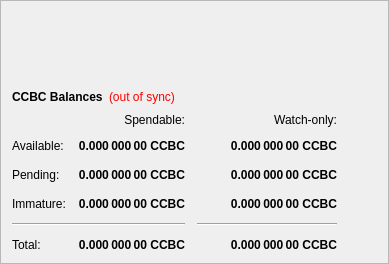
        <widget class="QFrame" name="frame">
         <property name="frameShape">
          <enum>QFrame::StyledPanel</enum>
         </property>
         <property name="frameShadow">
          <enum>QFrame::Raised</enum>
         </property>
         <layout class="QVBoxLayout" name="verticalLayout_4">
          <item>
           <spacer name="verticalSpacer_4">
            <property name="orientation">
             <enum>Qt::Vertical</enum>
            </property>
            <property name="sizeType">
             <enum>QSizePolicy::Fixed</enum>
            </property>
            <property name="sizeHint" stdset="0">
             <size>
              <width>20</width>
              <height>75</height>
             </size>
            </property>
           </spacer>
          </item>
          <item>
           <layout class="QHBoxLayout" name="horizontalLayout_4">
            <item>
             <widget class="QLabel" name="label_5">
              <property name="font">
               <font>
                <weight>75</weight>
                <bold>true</bold>
               </font>
              </property>
              <property name="text">
               <string>CCBC Balances</string>
              </property>
             </widget>
            </item>
            <item>
             <widget class="QLabel" name="labelWalletStatus">
              <property name="cursor">
               <cursorShape>WhatsThisCursor</cursorShape>
              </property>
              <property name="toolTip">
               <string>The displayed information may be out of date. Your wallet automatically synchronizes with the CCBC network after a connection is established, but this process has not completed yet.</string>
              </property>
              <property name="styleSheet">
               <string notr="true">QLabel { color: red; }</string>
              </property>
              <property name="text">
               <string notr="true">(out of sync)</string>
              </property>
              <property name="alignment">
               <set>Qt::AlignLeading|Qt::AlignLeft|Qt::AlignVCenter</set>
              </property>
             </widget>
            </item>
            <item>
             <spacer name="horizontalSpacer_3">
              <property name="orientation">
               <enum>Qt::Horizontal</enum>
              </property>
              <property name="sizeHint" stdset="0">
               <size>
                <width>40</width>
                <height>20</height>
               </size>
              </property>
             </spacer>
            </item>
           </layout>
          </item>
          <item>
           <layout class="QGridLayout" name="gridLayout">
            <property name="spacing">
             <number>12</number>
            </property>
            <item row="2" column="2">
             <widget class="QLabel" name="labelWatchPending">
              <property name="font">
               <font>
                <weight>75</weight>
                <bold>true</bold>
               </font>
              </property>
              <property name="cursor">
               <cursorShape>IBeamCursor</cursorShape>
              </property>
              <property name="toolTip">
               <string>Unconfirmed transactions to watch-only addresses</string>
              </property>
              <property name="text">
               <string notr="true">0.000 000 00 CCBC</string>
              </property>
              <property name="alignment">
               <set>Qt::AlignRight|Qt::AlignTrailing|Qt::AlignVCenter</set>
              </property>
              <property name="textInteractionFlags">
               <set>Qt::LinksAccessibleByMouse|Qt::TextSelectableByKeyboard|Qt::TextSelectableByMouse</set>
              </property>
             </widget>
            </item>
            <item row="2" column="1">
             <widget class="QLabel" name="labelUnconfirmed">
              <property name="font">
               <font>
                <weight>75</weight>
                <bold>true</bold>
               </font>
              </property>
              <property name="cursor">
               <cursorShape>IBeamCursor</cursorShape>
              </property>
              <property name="toolTip">
               <string>Total of transactions that have yet to be confirmed, and do not yet count toward the spendable balance</string>
              </property>
              <property name="text">
               <string notr="true">0.000 000 00 CCBC</string>
              </property>
              <property name="alignment">
               <set>Qt::AlignRight|Qt::AlignTrailing|Qt::AlignVCenter</set>
              </property>
              <property name="textInteractionFlags">
               <set>Qt::LinksAccessibleByMouse|Qt::TextSelectableByKeyboard|Qt::TextSelectableByMouse</set>
              </property>
             </widget>
            </item>
            <item row="3" column="2">
             <widget class="QLabel" name="labelWatchImmature">
              <property name="font">
               <font>
                <weight>75</weight>
                <bold>true</bold>
               </font>
              </property>
              <property name="cursor">
               <cursorShape>IBeamCursor</cursorShape>
              </property>
              <property name="toolTip">
               <string>Staked or masternode rewards in watch-only addresses that has not yet matured</string>
              </property>
              <property name="text">
               <string notr="true">0.000 000 00 CCBC</string>
              </property>
              <property name="alignment">
               <set>Qt::AlignRight|Qt::AlignTrailing|Qt::AlignVCenter</set>
              </property>
              <property name="textInteractionFlags">
               <set>Qt::LinksAccessibleByMouse|Qt::TextSelectableByKeyboard|Qt::TextSelectableByMouse</set>
              </property>
             </widget>
            </item>
            <item row="4" column="0" colspan="2">
             <widget class="Line" name="lineSpendableBalance">
              <property name="orientation">
               <enum>Qt::Horizontal</enum>
              </property>
             </widget>
            </item>
            <item row="4" column="2">
             <widget class="Line" name="lineWatchBalance">
              <property name="sizePolicy">
               <sizepolicy hsizetype="Preferred" vsizetype="Fixed">
                <horstretch>0</horstretch>
                <verstretch>0</verstretch>
               </sizepolicy>
              </property>
              <property name="minimumSize">
               <size>
                <width>140</width>
                <height>0</height>
               </size>
              </property>
              <property name="orientation">
               <enum>Qt::Horizontal</enum>
              </property>
             </widget>
            </item>
            <item row="5" column="0">
             <widget class="QLabel" name="labelTotalText">
              <property name="text">
               <string>Total:</string>
              </property>
             </widget>
            </item>
            <item row="3" column="1">
             <widget class="QLabel" name="labelImmature">
              <property name="font">
               <font>
                <weight>75</weight>
                <bold>true</bold>
               </font>
              </property>
              <property name="cursor">
               <cursorShape>IBeamCursor</cursorShape>
              </property>
              <property name="toolTip">
               <string>Staked or masternode rewards that has not yet matured</string>
              </property>
              <property name="text">
               <string notr="true">0.000 000 00 CCBC</string>
              </property>
              <property name="alignment">
               <set>Qt::AlignRight|Qt::AlignTrailing|Qt::AlignVCenter</set>
              </property>
              <property name="textInteractionFlags">
               <set>Qt::LinksAccessibleByMouse|Qt::TextSelectableByKeyboard|Qt::TextSelectableByMouse</set>
              </property>
             </widget>
            </item>
            <item row="2" column="3">
             <spacer name="horizontalSpacer_2">
              <property name="orientation">
               <enum>Qt::Horizontal</enum>
              </property>
              <property name="sizeHint" stdset="0">
               <size>
                <width>40</width>
                <height>20</height>
               </size>
              </property>
             </spacer>
            </item>
            <item row="3" column="0">
             <widget class="QLabel" name="labelImmatureText">
              <property name="text">
               <string>Immature:</string>
              </property>
             </widget>
            </item>
            <item row="5" column="1">
             <widget class="QLabel" name="labelTotal">
              <property name="font">
               <font>
                <weight>75</weight>
                <bold>true</bold>
               </font>
              </property>
              <property name="cursor">
               <cursorShape>IBeamCursor</cursorShape>
              </property>
              <property name="toolTip">
               <string>Your current total balance</string>
              </property>
              <property name="text">
               <string notr="true">0.000 000 00 CCBC</string>
              </property>
              <property name="alignment">
               <set>Qt::AlignRight|Qt::AlignTrailing|Qt::AlignVCenter</set>
              </property>
              <property name="textInteractionFlags">
               <set>Qt::LinksAccessibleByMouse|Qt::TextSelectableByKeyboard|Qt::TextSelectableByMouse</set>
              </property>
             </widget>
            </item>
            <item row="5" column="2">
             <widget class="QLabel" name="labelWatchTotal">
              <property name="font">
               <font>
                <weight>75</weight>
                <bold>true</bold>
               </font>
              </property>
              <property name="cursor">
               <cursorShape>IBeamCursor</cursorShape>
              </property>
              <property name="toolTip">
               <string>Current total balance in watch-only addresses</string>
              </property>
              <property name="text">
               <string notr="true">0.000 000 00 CCBC</string>
              </property>
              <property name="alignment">
               <set>Qt::AlignRight|Qt::AlignTrailing|Qt::AlignVCenter</set>
              </property>
              <property name="textInteractionFlags">
               <set>Qt::LinksAccessibleByMouse|Qt::TextSelectableByKeyboard|Qt::TextSelectableByMouse</set>
              </property>
             </widget>
            </item>
            <item row="0" column="2">
             <widget class="QLabel" name="labelWatchonly">
              <property name="text">
               <string>Watch-only:</string>
              </property>
              <property name="alignment">
               <set>Qt::AlignRight|Qt::AlignTrailing|Qt::AlignVCenter</set>
              </property>
             </widget>
            </item>
            <item row="1" column="0">
             <widget class="QLabel" name="labelBalanceText">
              <property name="text">
               <string>Available:</string>
              </property>
             </widget>
            </item>
            <item row="1" column="1">
             <widget class="QLabel" name="labelBalance">
              <property name="font">
               <font>
                <weight>75</weight>
                <bold>true</bold>
               </font>
              </property>
              <property name="cursor">
               <cursorShape>IBeamCursor</cursorShape>
              </property>
              <property name="toolTip">
               <string>Your current spendable balance</string>
              </property>
              <property name="text">
               <string notr="true">0.000 000 00 CCBC</string>
              </property>
              <property name="alignment">
               <set>Qt::AlignRight|Qt::AlignTrailing|Qt::AlignVCenter</set>
              </property>
              <property name="textInteractionFlags">
               <set>Qt::LinksAccessibleByMouse|Qt::TextSelectableByKeyboard|Qt::TextSelectableByMouse</set>
              </property>
             </widget>
            </item>
            <item row="1" column="2">
             <widget class="QLabel" name="labelWatchAvailable">
              <property name="font">
               <font>
                <weight>75</weight>
                <bold>true</bold>
               </font>
              </property>
              <property name="cursor">
               <cursorShape>IBeamCursor</cursorShape>
              </property>
              <property name="toolTip">
               <string>Your current balance in watch-only addresses</string>
              </property>
              <property name="text">
               <string notr="true">0.000 000 00 CCBC</string>
              </property>
              <property name="alignment">
               <set>Qt::AlignRight|Qt::AlignTrailing|Qt::AlignVCenter</set>
              </property>
              <property name="textInteractionFlags">
               <set>Qt::LinksAccessibleByMouse|Qt::TextSelectableByKeyboard|Qt::TextSelectableByMouse</set>
              </property>
             </widget>
            </item>
            <item row="2" column="0">
             <widget class="QLabel" name="labelPendingText">
              <property name="text">
               <string>Pending:</string>
              </property>
             </widget>
            </item>
            <item row="0" column="1">
             <widget class="QLabel" name="labelSpendable">
              <property name="text">
               <string>Spendable:</string>
              </property>
              <property name="alignment">
               <set>Qt::AlignRight|Qt::AlignTrailing|Qt::AlignVCenter</set>
              </property>
             </widget>
            </item>
           </layout>
          </item>
         </layout>
        </widget>
